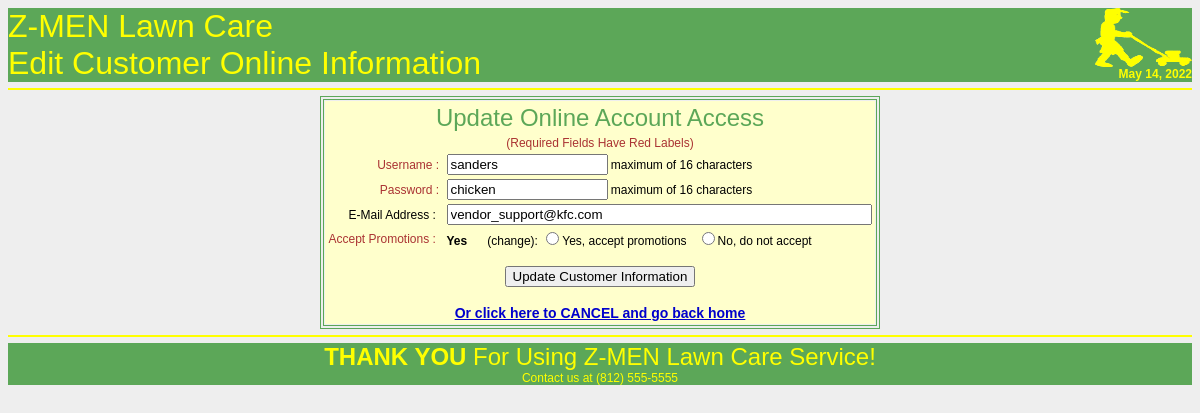
Page /site/php/customer_online_edit_form.php (signed in) on the committed database.
### tables this page shows
CREATE TABLE `customer_online` (
  `cust_id` mediumint(8) UNSIGNED NOT NULL DEFAULT '0',
  `custo_username` varchar(16) DEFAULT NULL,
  `custo_password` varchar(16) DEFAULT NULL,
  `custo_email` varchar(64) DEFAULT NULL,
  `custo_promotions` tinyint(1) UNSIGNED DEFAULT NULL,
  `custo_created` datetime DEFAULT NULL,
  `custo_last_update` timestamp NOT NULL DEFAULT CURRENT_TIMESTAMP ON UPDATE CURRENT_TIMESTAMP,
  `custo_last_access` timestamp NOT NULL DEFAULT '0000-00-00 00:00:00',
  `custo_create_ip` varchar(15) DEFAULT NULL,
  `custo_last_update_ip` varchar(15) DEFAULT NULL,
  `custo_last_access_ip` varchar(15) DEFAULT NULL,
  `custo_last_mod_by` varchar(16) DEFAULT NULL,
  PRIMARY KEY (`cust_id`),
  CONSTRAINT `FK_customer_online_1` FOREIGN KEY (`cust_id`) REFERENCES `customer` (`cust_id`) ON DELETE CASCADE ON UPDATE CASCADE
);

### site/php/fns_database.php (called while the page is built, shortened)
<?php
function dbconnect() {
	$db = mysqli_connect('localhost','zmen_webuser','password','zmendev');
	return $db;
}
?>

### site/php/customer_online_edit_form.php (the view, shortened to what this page needs)
<?php
require_once 'fns_database.php';
require_once 'fns_display.php';
$customer_online = $_SESSION['user_online_record'];
$query = "SELECT * FROM customer_online
     		WHERE cust_id = '".$customer_online['cust_id']."' ";
		$result = dbconnect()->query($query);
		for ($i=0; $i<$result->num_rows; $i++) $customer_online = $result->fetch_assoc();
?>
<!DOCTYPE HTML PUBLIC "-//W3C//DTD HTML 4.01 Transitional//EN" "http://www.w3.org/TR/html4/loose.dtd">
<html>
<head>
</head>
<body bgcolor="#EEEEEE">
<table border="0">
<tr>
<table width="100%"  border="0" cellpadding="0" cellspacing="0">
      <tr>
        <td align="center">
          <table border="0" cellpadding="0" cellspacing="0" width="100%">
            <tr>
              <td align="left" valign="top" class="style3" height="15px" bgcolor="#5ca758"><font color="#FFFF00">Z-MEN Lawn Care<br />Edit Customer Online Information</font></td>
              <td width="150" align="right" valign="top" height="15px"  bgcolor="#5ca758"><img src="../images/logo_yellow.gif" width="97" height="59"><br />
              <font color="#FFFF00"><b><?php print date("F   d, Y  ") ?></b></font></td>
            </tr>
		</table>
		</td>
	  </tr>
</table>
</tr>
<tr><hr color="#FFFF00"></tr>
<form action="customer_online_edit.php" method="post" name="customer_edit_form">
<div align="center"><table border="1" bordercolor="#5ca758">
<tr><td align="center">
<table border="0" bordercolorlight="#5ca758" align="center" bgcolor="#FFFFCC">
  <tr>
  	<td colspan="2" align="center"><font size="+2" color="#5ca758">Update Online Account Access</font></td>
  </tr>
  <tr>
  	<td colspan="2" align="center" class="required">(Required Fields Have Red Labels)</td>
  </tr>
  <tr>
	<td align="right" class="required">Username :&nbsp;</td>
	<td align="left"><input type="text" name="custo_username" maxlength="16" size="17" value="<?php echo $customer_online['custo_username']; ?>"  />&nbsp;maximum of 16 characters</td>
  </tr>
  <tr>
	<td align="right" class="required">Password :&nbsp;</td>
	<td align="left"><input type="text" name="custo_password" maxlength="16" size="17" value="<?php echo $customer_online['custo_password']; ?>" />&nbsp;maximum of 16 characters</td>
  </tr>
  <tr>
	<td align="right">E-Mail Address : &nbsp;</td>
	<td align="left"><input type="text" name="custo_email" maxlength="64" size="50" value="<?php echo $customer_online['custo_email']; ?>" /></td>
  </tr>
  		<?php
					if (!isset($customer_online['custo_promotions'])) $ap = '';
					else if ($customer_online['custo_promotions'] == 0) $ap = 'No';
					else if ($customer_online['custo_promotions'] == 1) $ap = 'Yes';
		?>
  <tr>
	<td align="right" class="required">Accept Promotions : &nbsp;</td>
	<td align="left" valign="top"><input type="hidden" readonly="true" name="custo_promotions" value="<?php $customer_online['custo_promotions']; ?>" />
					 <strong><?php echo $ap; ?></strong>&nbsp;&nbsp;&nbsp;&nbsp;&nbsp;&nbsp;(change):
				<label><input type="radio" name="custo_promotions" value="1" <?php echo $_SESSION['disable_customer_online']; ?> />Yes, accept promotions</label>&nbsp;&nbsp;
				<label><input type="radio" name="custo_promotions" value="0" <?php echo $_SESSION['disable_customer_online']; ?> />No, do not accept</label></td>
  </tr>
  <tr height="12"></tr>
  <tr>
  	<td align="center" colspan="2"><input type="submit" value="Update Customer Information" /></td>
  </tr>
	<tr>
		<td align="center" colspan="2"><br /><a href="../index.php" style="font-weight:bold; font-size:14px; color:#0000CC ">Or click here to CANCEL and go back home</a></td>
	</tr>
</table>
</td></tr>
</table></div>
</form>
<tr>
</tr>
</table>
</body>
</html>

### site/adminroot/css/admin.css (style rules this page uses)
body { font-family: Arial, Helvetica, sans-serif; font-size:12px; }
.required { color: #AA3333; }

### rows in the picture
customer_online: custo_username "sanders", custo_password "chicken", custo_email "vendor_support@kfc.com", custo_promotions "Yes"
